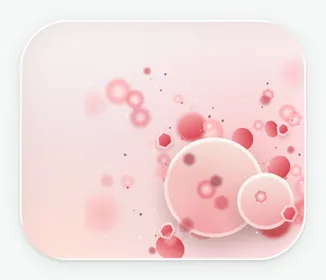
#> input picture tools/art_v008/home_fine.webp, 326 x 280 px, given in place of mask.webp, which was not available
$ python widen_art.py
#> lines starting #> are read from the running program, lines starting #| are printed output that depends on the picture
#!/usr/bin/env python3
"""v009 카드 크기에 맞춰 v008 카드 그림(tools/art_v008/*.webp, 2배 해상도, 사방 10px 여백 포함)을 늘이고 줄여 src/art/ 에 써요.
아이콘이 찌그러지지 않도록 그림이 없는 띠(그라데이션만 있는 곳)만 늘립니다.  사용: python3 tools/widen_art.py"""
import numpy as np
from PIL import Image
import os
R=os.path.dirname(os.path.dirname(os.path.abspath(__file__)))
def load(n): return Image.open(f'{R}/tools/art_v008/{n}.webp').convert('RGBA')
#> called with n = 'mask'
def save(im,n): im.save(f'{R}/src/art/{n}.webp','WEBP',quality=92,method=6); print(n,im.size)
def rs(im,w,h): return im.resize((w,h),Image.LANCZOS)
def hband(im,segs):
    """segs: [(src_x0,src_x1,dst_w)] 를 차례로 이어 붙여요(끝까지 이어지도록 사이는 그대로)"""
    W,H=im.size;parts=[];x=0
    for a,b,d in segs:
        if a>x:parts.append(im.crop((x,0,a,H)))
        parts.append(rs(im.crop((a,0,b,H)),d,H));x=b
#> after the loop, parts = 4 items
    if x<W:parts.append(im.crop((x,0,W,H)))
    out=Image.new('RGBA',(sum(p.width for p in parts),H));cx=0
#> after `out = Image.new('RGBA', (sum((p.width for p in parts)), H))`: out: PIL image 644x280 RGBA; every value is 0
    for p in parts:out.paste(p,(cx,0));cx+=p.width
#> this loop made 4 passes
#> cx on passes 1 to 4: 92, 160, 572, 644
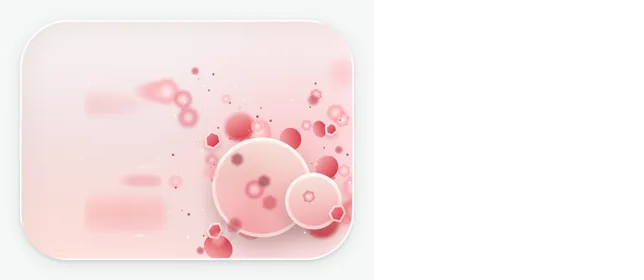
#> out: PIL image 644x280 RGBA; mean R, G, B, A 141.4, 128.6, 128.5, 148.1; transparent parts drawn white
#> after the loop, cx = 644
    return out
def vband(im,segs):
    return hband(im.transpose(Image.TRANSPOSE),segs).transpose(Image.TRANSPOSE)
# 홈 마스크 카드 297→345 : 아이콘이 가운데라 양쪽 빈 띠를 늘려요 (모서리 곡선 밖)
#> (the run stopped early here; a loop or call above may not have finished)

$ run again, on tools/art_v008/rec_pencil.webp
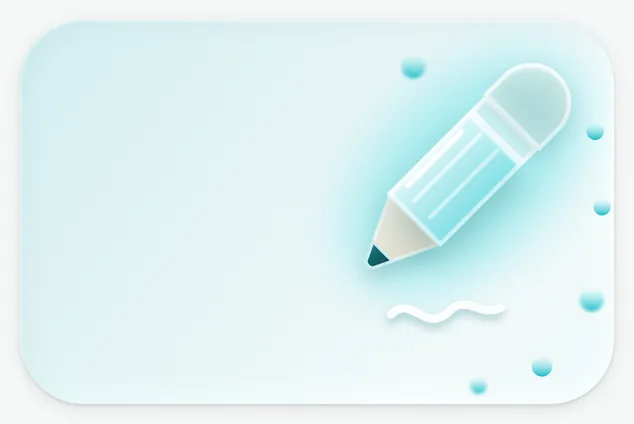
#> input picture tools/art_v008/rec_pencil.webp, 634 x 424 px, given in place of mask.webp, which was not available
#> after the loop in hband, `for a,b,d in segs:`: parts = 4 items
#> the loop in hband, `for p in parts:out.paste(p,(cx,0));cx+=p.width` made 5 passes
#> cx on passes 1 to 5: 92, 160, 572, 644, 730
#> after the loop in hband, `for p in parts:out.paste(p,(cx,0));cx+=p.width`:
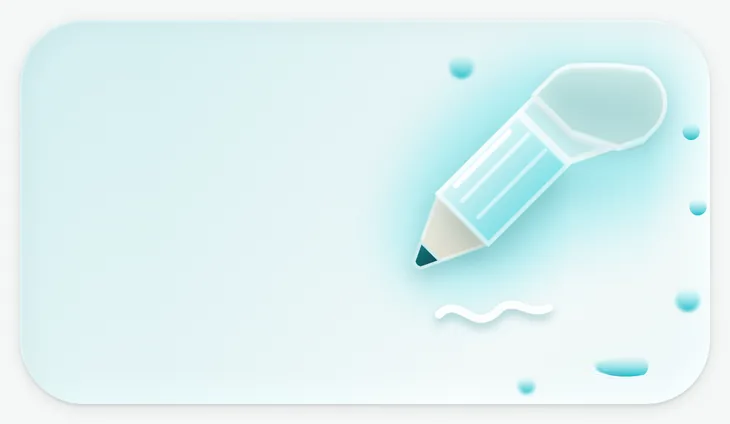
#> out: PIL image 730x424 RGBA; mean R, G, B, A 222.7, 242.2, 242.9, 255
#> after the loop in hband, `for p in parts:out.paste(p,(cx,0));cx+=p.width`: cx = 730

$ run again, on tools/art_v008/rec_season.webp
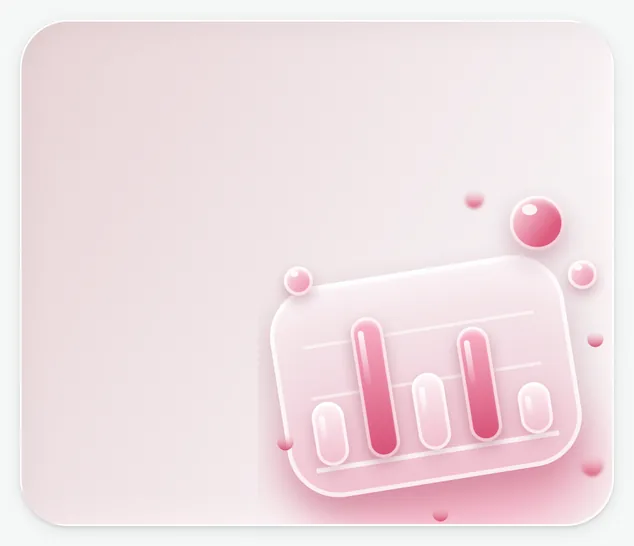
#> input picture tools/art_v008/rec_season.webp, 634 x 546 px, given in place of mask.webp, which was not available
#> after the loop in hband, `for a,b,d in segs:`: parts = 4 items
#> the loop in hband, `for p in parts:out.paste(p,(cx,0));cx+=p.width` made 5 passes
#> cx on passes 1 to 5: 92, 160, 572, 644, 730
#> after the loop in hband, `for p in parts:out.paste(p,(cx,0));cx+=p.width`: cx = 730
#| mask (730, 546)
#> the loop in hband (call 2), `for p in parts:out.paste(p,(cx,0));cx+=p.width` made 3 passes
#> cx on passes 1 to 3: 90, 160, 520
#| rec_season (730, 520)
#| rec_pencil (730, 420)
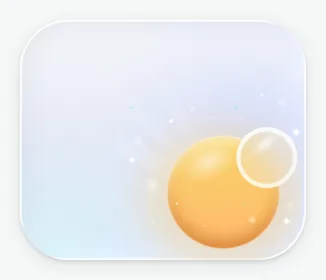
#> input picture tools/art_v008/home_weather.webp, 326 x 280 px
#> the loop in hband (call 6), `for p in parts:out.paste(p,(cx,0));cx+=p.width` made 3 passes
#> cx on passes 1 to 3: 70, 127, 373
#> after the loop in hband (call 6), `for p in parts:out.paste(p,(cx,0));cx+=p.width`:
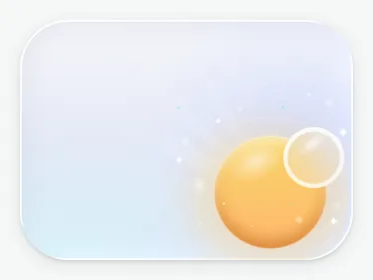
#> out: PIL image 373x280 RGBA; mean R, G, B, A 234.6, 234, 231.6, 255
#> after the loop in hband (call 6), `for p in parts:out.paste(p,(cx,0));cx+=p.width`: cx = 373
#| home_weather (373, 280)
